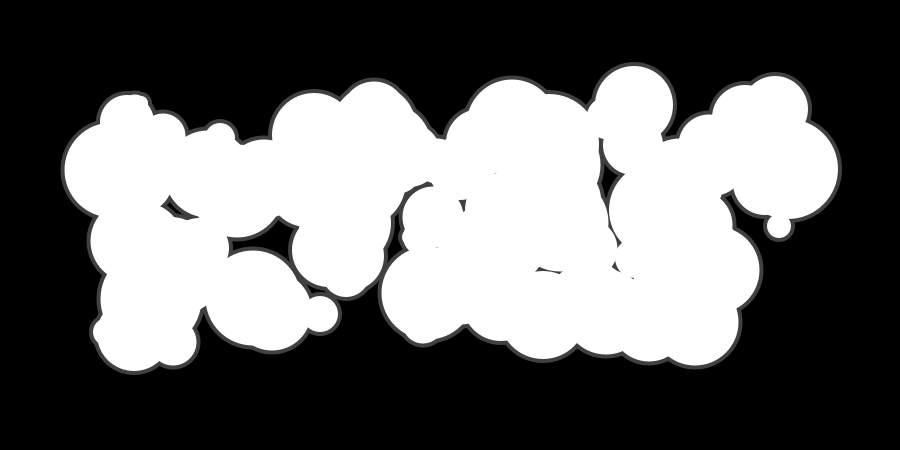
Frame 1 (no input)
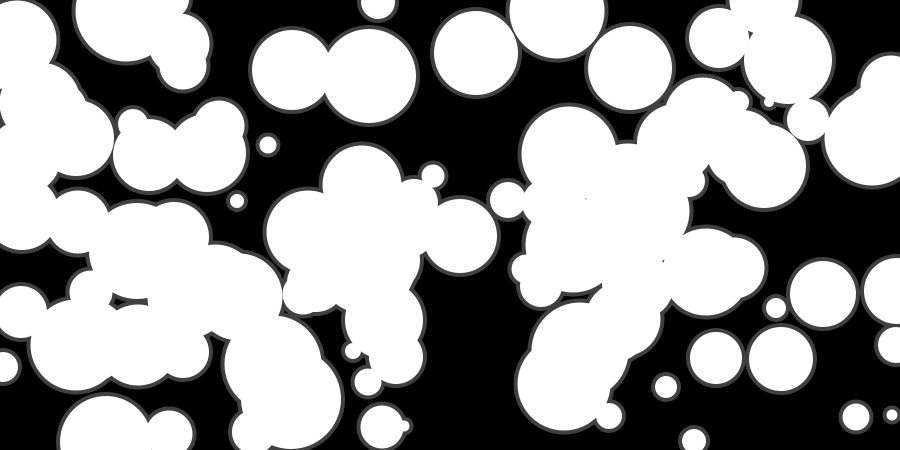
Frame 60 (the mouse pressed at the canvas centre just before this capture)
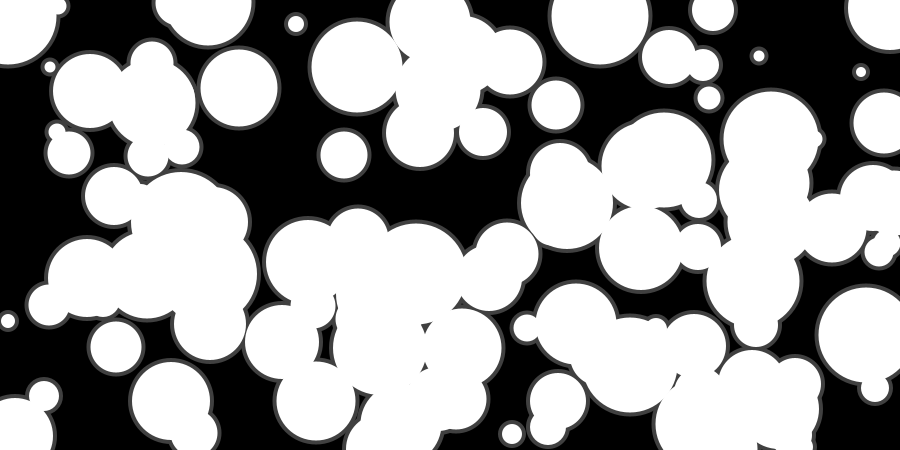
Frame 120 (the mouse held since frame 60 and released just before this capture)

The Processing sketch that drew these frames (run headless with seeded random() and noise(); from frame 60 on, the mouse is pressed at the canvas centre):

// Processing sketch: processing_329
// ── processing_329.pde

/*
title: molecular
description: a basic layered particle simulator, a first step
author: michael e. blix
date: november 2007
*/

ParticleSystem ps;

void setup()
{
  size(900, 450);
  smooth();
  noStroke();
  fill(255);
  background(0);
  frameRate(30);
 
  ps = new ParticleSystem(120);
}


void draw()
{
  background(0);
  noStroke();
  smooth();
  ps.run();
}

// returns a random integer between [-bound + initial, bound + initial] (inclusive)
int randInt(int bound, int initial)
{
   return int(random(-bound, bound)) + initial;
}

void mousePressed()
{
  float r = random(0,1);
  if (r > 0.5)
    noLoop();
  else
    loop();
}

public class Particle
{
    
    Vector3D pos;
    Vector3D vel;
    Vector3D accel;
    
    float radius;
    int lifespan;
    
    Particle(float x, float y, float z, float radius)
    {
      this.pos = new Vector3D(x, y, z);
      this.radius = radius;
      
      this.vel = new Vector3D(random(-9,9), random(-9,9), random(-9,9));
      
      while (this.vel.getX() == this.vel.getY())
      {
        this.vel.setY(random(-5,5));
      }
      
      this.accel = new Vector3D(0,0,0);
    }
    
    void drawParticleBottom()
    {
       fill(64);
       int rad = new Float((radius)).intValue();
       ellipse(new Float(this.pos.getX()).intValue(), new Float(this.pos.getY()).intValue(), rad, rad);
    }
    
    
    void drawParticleTop()
    {
      fill(255);
       int rad = new Float((radius)).intValue() - 8;
       ellipse(new Float(this.pos.getX()).intValue(), new Float(this.pos.getY()).intValue(), rad, rad);
    }
    void update()
    {
       this.pos.addX(this.vel.getX());
       this.pos.addY(this.vel.getY());
       this.pos.addZ(this.vel.getZ());
       
       
       //evaluate boundary conditions and reflect accordingly
       if (this.pos.getX() < 0 || this.pos.getX() > width)
          this.vel.setX(this.vel.getX() * -1);
       if (this.pos.getY() < 0 || this.pos.getY() > height)
          this.vel.setY(this.vel.getY() * -1);
       
       
    }
    
    void run(int stage)
    {
      if (stage == 1)
          this.drawParticleBottom();
      else
          this.drawParticleTop();
    }
}

public class ParticleSystem
{
     ArrayList particles;
     int xo;
     int yo;
     
     ParticleSystem(int num)
     {
       particles = new ArrayList();
       xo = width/2;
       yo = height/2;
       for (int i=0; i<num; i++)
       {
           int x = randInt(width/2-100, width/2);
           int y = randInt(height/2-100, height/2);
           particles.add(new Particle(x,y,0,randInt(50,60)));
       }
     }
     void run()
     {
        for (int j=0; j< particles.size(); j++)
        {
           Particle p = (Particle) particles.get(j);
           p.run(1);
        }
        for (int j=0; j< particles.size(); j++)
        {
           Particle p = (Particle) particles.get(j);
           p.run(2);
           p.update();
        }
       
     }
}

public class Vector3D
{
  private float x, y, z;
	
  public Vector3D()
  {
    this.x = 0f;
    this.y = 0f;
    this.z = 0f;
  }
	
	/** Vector3D constructor
	 * @param x value
	 * @param y value
	 * @param z value
	 */
  public Vector3D(float x, float y, float z)
  {
    this.x = x;
    this.y = y;
    this.z = z;
  }

  public Vector3D(Vector3D v)
  {
    this.x = v.getX();
    this.y = v.getY();
    this.z = v.getZ();
  }
	/* Returns the magnitude or length of the implicit Vector3D
	 */
  public float magnitude()
  {
    return (float)Math.sqrt(x*x + y*y + z*z);
  }
	
  public void setX(float x){ this.x = x; }
  public void setY(float y){ this.y = y; }
  public void setZ(float z){ this.z = z; }
  
  public float getX(){ return this.x; }
  public float getY(){ return this.y; }
  public float getZ(){ return this.z; }
  
  public void addX(float delta){ this.x += delta; }
  public void addY(float delta){ this.y += delta; }
  public void addZ(float delta){ this.z += delta; }
  
  public Vector3D normalize()
  {
    float vmag = this.magnitude();
    Vector3D vnorm = new Vector3D(this.x/vmag, this.y/vmag, this.z/vmag);    
    return vnorm;
  }
  public void invert()
  {
    this.multiply(-1);
  }

  //multiply by a scalar quantity
  public void multiply(float scalar)
  {
    this.x *= scalar;
    this.y *= scalar;
    this.z *= scalar;
  }
  //dot product
  public float dot(Vector3D v)
  {
	  return (this.x*v.x) +(this.y*v.y) +(this.z*v.z);
  }
  //cross product: returns a surface normal vector
  public Vector3D cross(Vector3D v)
  {
	  return new Vector3D(this.y*v.z-this.z*v.y,this.z*v.x-this.x*v.z,this.x*v.y-this.y*v.x);
  }
  //returns the angle between two vectors, in radians
  // 
  public float angleBetween(Vector3D v)
  {
	  //angle = inverse cosine of (dot product / product of magnitudes)
	  return (float) Math.acos(this.dot(v) / (this.magnitude()*v.magnitude()));
  }
  
  //other methods: perpindicular, parallel, 
  
}
